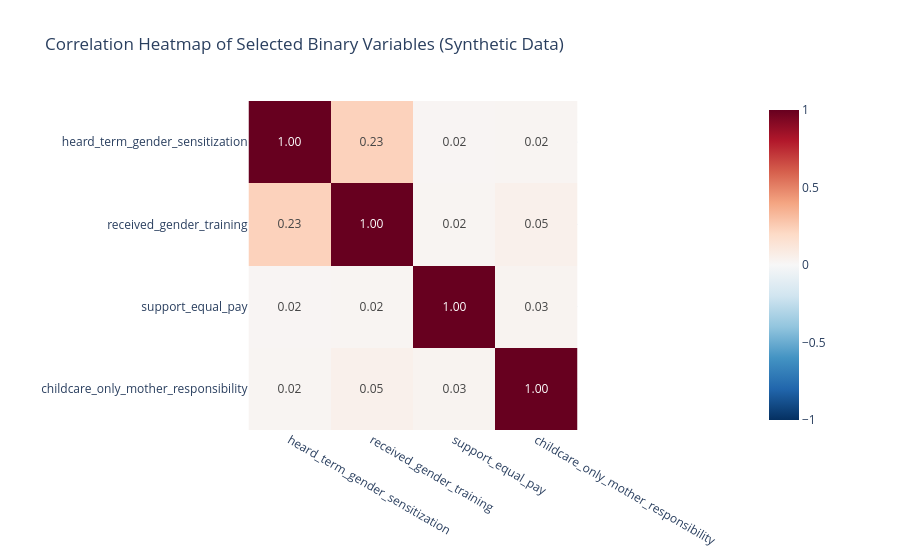

The code cell stored with this chart in its notebook:
### Markdown cell above
## 11. Correlation Heatmap (Encoded Categorical Variables)
To demonstrate correlation analysis on categorical survey data, we binary-encode a handful of Yes/No-style columns and compute a correlation matrix. This is for **technique demonstration only** — any correlation values reflect the synthetic generation process, not real-world relationships.

### Code cell
# Select a handful of binary Yes/No columns and encode them numerically
binary_cols = {
    'heard_term_gender_sensitization': {'Yes': 1, 'No': 0},
    'received_gender_training': {'Yes': 1, 'No': 0},
    'support_equal_pay': {'Yes': 1, 'No': 0},
    'childcare_only_mother_responsibility': {'Yes': 1, 'No': 0},
}

encoded_df = pd.DataFrame()
for col, mapping in binary_cols.items():
    encoded_df[col] = df[col].map(mapping)

# Compute the correlation matrix
corr_matrix = encoded_df.corr()
display(corr_matrix.round(2))

# --- Plotly heatmap ---
fig = px.imshow(
    corr_matrix, text_auto='.2f', color_continuous_scale='RdBu_r', zmin=-1, zmax=1,
    title="Correlation Heatmap of Selected Binary Variables (Synthetic Data)"
)
fig.update_layout(template='plotly_white')
fig.show()

### Figure 1 — Plotly figure (JSON) as saved in the notebook; plotly's stock layout.template omitted (floating-point values rounded to 4 significant figures)
{"data": [{"coloraxis": "coloraxis", "hovertemplate": "x: %{x}<br>y: %{y}<br>color: %{z}<extra></extra>", "name": "0", "texttemplate": "%{z:.2f}", "type": "heatmap", "x": ["heard_term_gender_sensitization", "received_gender_training", "support_equal_pay", "childcare_only_mother_responsibility"], "xaxis": "x", "y": ["heard_term_gender_sensitization", "received_gender_training", "support_equal_pay", "childcare_only_mother_responsibility"], "yaxis": "y", "z": [[1.0, 0.2322, 0.01831, 0.02098], [0.2322, 1.0, 0.01928, 0.05178], [0.01831, 0.01928, 1.0, 0.03096], [0.02098, 0.05178, 0.03096, 1.0]]}], "layout": {"coloraxis": {"autocolorscale": false, "cmax": 1, "cmin": -1, "colorscale": [[0.0, "rgb(5,48,97)"], [0.1, "rgb(33,102,172)"], [0.2, "rgb(67,147,195)"], [0.3, "rgb(146,197,222)"], [0.4, "rgb(209,229,240)"], [0.5, "rgb(247,247,247)"], [0.6, "rgb(253,219,199)"], [0.7, "rgb(244,165,130)"], [0.8, "rgb(214,96,77)"], [0.9, "rgb(178,24,43)"], [1.0, "rgb(103,0,31)"]]}, "title": {"text": "Correlation Heatmap of Selected Binary Variables (Synthetic Data)"}, "xaxis": {"anchor": "y", "constrain": "domain", "domain": [0.0, 1.0], "scaleanchor": "y"}, "yaxis": {"anchor": "x", "autorange": "reversed", "constrain": "domain", "domain": [0.0, 1.0]}}}
